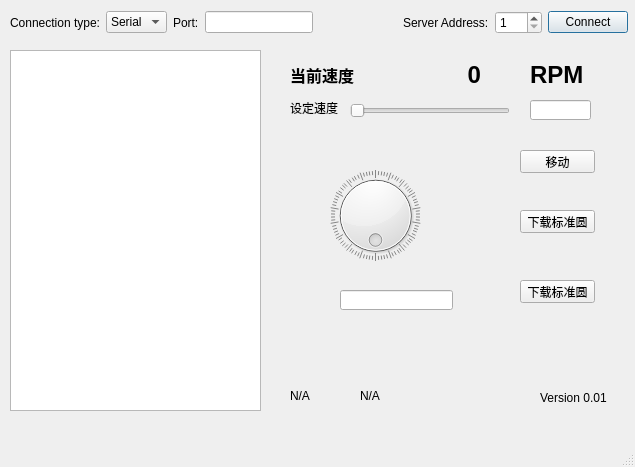
<?xml version="1.0" encoding="UTF-8"?>
<ui version="4.0">
 <class>MotionControl</class>
 <widget class="QMainWindow" name="MotionControl">
  <property name="geometry">
   <rect>
    <x>0</x>
    <y>0</y>
    <width>635</width>
    <height>467</height>
   </rect>
  </property>
  <property name="windowTitle">
   <string>MotionControl</string>
  </property>
  <widget class="QWidget" name="centralwidget">
   <widget class="QWidget" name="layoutWidget">
    <property name="geometry">
     <rect>
      <x>10</x>
      <y>10</y>
      <width>618</width>
      <height>25</height>
     </rect>
    </property>
    <layout class="QGridLayout" name="gridLayout">
     <item row="0" column="5">
      <widget class="QLabel" name="label_27">
       <property name="sizePolicy">
        <sizepolicy hsizetype="Maximum" vsizetype="Preferred">
         <horstretch>0</horstretch>
         <verstretch>0</verstretch>
        </sizepolicy>
       </property>
       <property name="text">
        <string>Server Address:</string>
       </property>
      </widget>
     </item>
     <item row="0" column="7">
      <widget class="QPushButton" name="connectButton">
       <property name="sizePolicy">
        <sizepolicy hsizetype="Maximum" vsizetype="Fixed">
         <horstretch>0</horstretch>
         <verstretch>0</verstretch>
        </sizepolicy>
       </property>
       <property name="text">
        <string>Connect</string>
       </property>
       <property name="checkable">
        <bool>false</bool>
       </property>
       <property name="autoDefault">
        <bool>false</bool>
       </property>
       <property name="default">
        <bool>true</bool>
       </property>
      </widget>
     </item>
     <item row="0" column="4">
      <spacer name="horizontalSpacer">
       <property name="orientation">
        <enum>Qt::Horizontal</enum>
       </property>
       <property name="sizeHint" stdset="0">
        <size>
         <width>40</width>
         <height>20</height>
        </size>
       </property>
      </spacer>
     </item>
     <item row="0" column="6">
      <widget class="QSpinBox" name="serverEdit">
       <property name="sizePolicy">
        <sizepolicy hsizetype="Maximum" vsizetype="Fixed">
         <horstretch>0</horstretch>
         <verstretch>0</verstretch>
        </sizepolicy>
       </property>
       <property name="minimum">
        <number>1</number>
       </property>
       <property name="maximum">
        <number>247</number>
       </property>
      </widget>
     </item>
     <item row="0" column="1">
      <widget class="QComboBox" name="connectType">
       <item>
        <property name="text">
         <string>Serial</string>
        </property>
       </item>
       <item>
        <property name="text">
         <string>TCP</string>
        </property>
       </item>
      </widget>
     </item>
     <item row="0" column="2">
      <widget class="QLabel" name="label_2">
       <property name="sizePolicy">
        <sizepolicy hsizetype="Maximum" vsizetype="Preferred">
         <horstretch>0</horstretch>
         <verstretch>0</verstretch>
        </sizepolicy>
       </property>
       <property name="text">
        <string>Port:</string>
       </property>
      </widget>
     </item>
     <item row="0" column="0">
      <widget class="QLabel" name="label">
       <property name="text">
        <string>Connection type:</string>
       </property>
      </widget>
     </item>
     <item row="0" column="3">
      <widget class="QLineEdit" name="portEdit">
       <property name="sizePolicy">
        <sizepolicy hsizetype="Preferred" vsizetype="Fixed">
         <horstretch>0</horstretch>
         <verstretch>0</verstretch>
        </sizepolicy>
       </property>
      </widget>
     </item>
    </layout>
   </widget>
   <widget class="QTextEdit" name="recvEdit">
    <property name="geometry">
     <rect>
      <x>10</x>
      <y>50</y>
      <width>251</width>
      <height>361</height>
     </rect>
    </property>
   </widget>
   <widget class="QPushButton" name="moveButton">
    <property name="geometry">
     <rect>
      <x>520</x>
      <y>150</y>
      <width>75</width>
      <height>23</height>
     </rect>
    </property>
    <property name="text">
     <string>移动</string>
    </property>
   </widget>
   <widget class="QSlider" name="speedSlider">
    <property name="geometry">
     <rect>
      <x>350</x>
      <y>100</y>
      <width>160</width>
      <height>22</height>
     </rect>
    </property>
    <property name="minimum">
     <number>1</number>
    </property>
    <property name="maximum">
     <number>500</number>
    </property>
    <property name="orientation">
     <enum>Qt::Horizontal</enum>
    </property>
   </widget>
   <widget class="QLineEdit" name="speedLineEdit">
    <property name="geometry">
     <rect>
      <x>530</x>
      <y>100</y>
      <width>61</width>
      <height>20</height>
     </rect>
    </property>
   </widget>
   <widget class="QLabel" name="label_3">
    <property name="geometry">
     <rect>
      <x>290</x>
      <y>60</y>
      <width>71</width>
      <height>31</height>
     </rect>
    </property>
    <property name="text">
     <string>&lt;html&gt;&lt;head/&gt;&lt;body&gt;&lt;p&gt;&lt;span style=&quot; font-size:12pt; font-weight:600;&quot;&gt;当前速度&lt;/span&gt;&lt;/p&gt;&lt;/body&gt;&lt;/html&gt;</string>
    </property>
    <property name="textFormat">
     <enum>Qt::RichText</enum>
    </property>
   </widget>
   <widget class="QLabel" name="label_6">
    <property name="geometry">
     <rect>
      <x>290</x>
      <y>100</y>
      <width>51</width>
      <height>16</height>
     </rect>
    </property>
    <property name="text">
     <string>设定速度</string>
    </property>
   </widget>
   <widget class="QLabel" name="label_7">
    <property name="geometry">
     <rect>
      <x>540</x>
      <y>390</y>
      <width>81</width>
      <height>16</height>
     </rect>
    </property>
    <property name="text">
     <string>Version 0.01</string>
    </property>
   </widget>
   <widget class="QPushButton" name="pushButton">
    <property name="geometry">
     <rect>
      <x>520</x>
      <y>210</y>
      <width>75</width>
      <height>23</height>
     </rect>
    </property>
    <property name="text">
     <string>下载标准圆</string>
    </property>
   </widget>
   <widget class="QLineEdit" name="eraseLineEdit">
    <property name="geometry">
     <rect>
      <x>340</x>
      <y>290</y>
      <width>113</width>
      <height>20</height>
     </rect>
    </property>
   </widget>
   <widget class="QPushButton" name="eraseButton">
    <property name="geometry">
     <rect>
      <x>520</x>
      <y>280</y>
      <width>75</width>
      <height>23</height>
     </rect>
    </property>
    <property name="text">
     <string>下载标准圆</string>
    </property>
   </widget>
   <widget class="QLabel" name="CRCHighLabel">
    <property name="geometry">
     <rect>
      <x>290</x>
      <y>390</y>
      <width>54</width>
      <height>12</height>
     </rect>
    </property>
    <property name="text">
     <string>N/A</string>
    </property>
   </widget>
   <widget class="QLabel" name="CRCLowLabel">
    <property name="geometry">
     <rect>
      <x>360</x>
      <y>390</y>
      <width>54</width>
      <height>12</height>
     </rect>
    </property>
    <property name="text">
     <string>N/A</string>
    </property>
   </widget>
   <widget class="QLabel" name="label_4">
    <property name="geometry">
     <rect>
      <x>530</x>
      <y>60</y>
      <width>54</width>
      <height>31</height>
     </rect>
    </property>
    <property name="text">
     <string>&lt;html&gt;&lt;head/&gt;&lt;body&gt;&lt;p&gt;&lt;span style=&quot; font-size:18pt; font-weight:600;&quot;&gt;RPM&lt;/span&gt;&lt;/p&gt;&lt;/body&gt;&lt;/html&gt;</string>
    </property>
   </widget>
   <widget class="QLabel" name="curSpeedLabel">
    <property name="geometry">
     <rect>
      <x>390</x>
      <y>60</y>
      <width>91</width>
      <height>31</height>
     </rect>
    </property>
    <property name="text">
     <string>&lt;html&gt;&lt;head/&gt;&lt;body&gt;&lt;p align=&quot;right&quot;&gt;&lt;span style=&quot; font-size:18pt; font-weight:600;&quot;&gt;0&lt;/span&gt;&lt;/p&gt;&lt;/body&gt;&lt;/html&gt;</string>
    </property>
   </widget>
   <widget class="QDial" name="dial">
    <property name="geometry">
     <rect>
      <x>330</x>
      <y>170</y>
      <width>91</width>
      <height>91</height>
     </rect>
    </property>
    <property name="maximum">
     <number>360</number>
    </property>
    <property name="wrapping">
     <bool>true</bool>
    </property>
    <property name="notchesVisible">
     <bool>true</bool>
    </property>
   </widget>
  </widget>
  <widget class="QMenuBar" name="menubar">
   <property name="geometry">
    <rect>
     <x>0</x>
     <y>0</y>
     <width>635</width>
     <height>23</height>
    </rect>
   </property>
  </widget>
  <widget class="QStatusBar" name="statusbar"/>
 </widget>
 <resources/>
 <connections/>
</ui>
